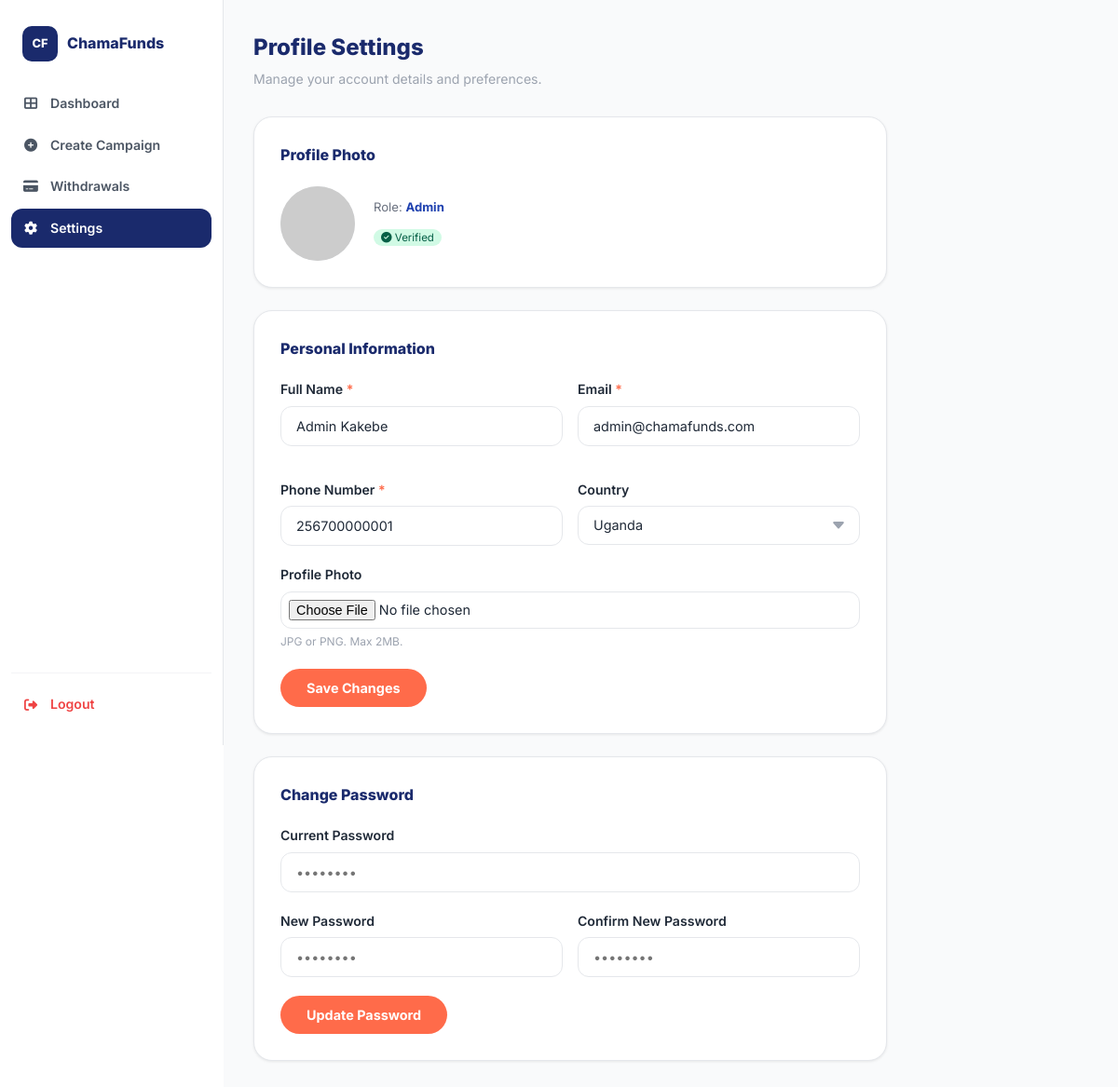
The app's page /profile.php (signed in) with its own data.
### tables this page shows
CREATE TABLE `users` (
  `user_id` int(11) NOT NULL,
  `full_name` varchar(100) NOT NULL,
  `email` varchar(100) NOT NULL,
  `phone` varchar(20) NOT NULL,
  `password_hash` varchar(255) NOT NULL,
  `role` enum('admin','campaigner','donor') NOT NULL DEFAULT 'donor',
  `country` varchar(50) DEFAULT NULL,
  `avatar_url` varchar(255) DEFAULT NULL,
  `is_active` tinyint(1) DEFAULT 1,
  `is_verified` tinyint(1) DEFAULT 0,
  `two_factor_enabled` tinyint(1) DEFAULT 0,
  `last_login` timestamp NULL DEFAULT NULL,
  `created_at` timestamp NOT NULL DEFAULT current_timestamp(),
  `updated_at` timestamp NOT NULL DEFAULT current_timestamp() ON UPDATE current_timestamp()
);

### profile.php (the view, shortened to what this page needs)
<?php
$conn = require_once __DIR__ . '/db/connection.php';
$uid  = (int)$_SESSION['user_id'];
$userRow = $conn->query(
    "SELECT * FROM users WHERE user_id = $uid LIMIT 1"
)->fetch_assoc();
?>
<!DOCTYPE html>
<html lang="en">
<head>
  <link rel="stylesheet" href="https://cdnjs.cloudflare.com/ajax/libs/font-awesome/6.5.0/css/all.min.css" />
  <link rel="stylesheet" href="<?= BASE ?>/css/style.css" />
</head>
<body>
<div class="dashboard-layout">
  <aside class="sidebar">
    <div class="sidebar-brand"><div class="navbar-logo">CF</div><span style="font-weight:800;color:#1A2A6C;">ChamaFunds</span></div>
    <nav class="sidebar-nav">
      <a href="<?= BASE ?>/dashboard.php" class="sidebar-link"><i class="fas fa-th-large"></i>Dashboard</a>
      <a href="<?= BASE ?>/create-campaign.php" class="sidebar-link"><i class="fas fa-plus-circle"></i>Create Campaign</a>
      <a href="<?= BASE ?>/withdraw.php" class="sidebar-link"><i class="fas fa-credit-card"></i>Withdrawals</a>
      <a href="<?= BASE ?>/profile.php" class="sidebar-link active"><i class="fas fa-cog"></i>Settings</a>
    </nav>
    <div class="sidebar-footer"><a href="<?= BASE ?>/api/auth.php?action=logout" class="sidebar-link logout-link"><i class="fas fa-sign-out-alt"></i>Logout</a></div>
  </aside>
  <main class="main-content">
    <div class="page-header"><h1>Profile Settings</h1><p>Manage your account details and preferences.</p></div>
    <div style="max-width:680px;">
      <div class="card" style="padding:28px;margin-bottom:24px;">
        <h2 style="font-weight:800;color:#1A2A6C;margin-bottom:20px;font-size:1rem;">Profile Photo</h2>
        <div style="display:flex;align-items:center;gap:20px;flex-wrap:wrap;">
          <div style="width:80px;height:80px;border-radius:50%;background:#e5e7eb;display:flex;align-items:center;justify-content:center;font-weight:800;font-size:1.5rem;color:#1A2A6C;flex-shrink:0;overflow:hidden;">
            <?php if ($userRow['avatar_url']): ?>
              <img src="<?= htmlspecialchars($userRow['avatar_url']) ?>" style="width:100%;height:100%;object-fit:cover;" alt="Avatar" />
            <?php else: ?>
              <?= strtoupper(substr($userRow['full_name'], 0, 2)) ?>
            <?php endif; ?>
          </div>
          <div>
            <p style="font-size:.82rem;color:#6b7280;margin-bottom:8px;">Role: <strong style="color:<?= $userRow['role'] === 'admin' ? '#1e40af' : ($userRow['role'] === 'campaigner' ? '#6d28d9' : '#065f46') ?>;"><?= ucfirst($userRow['role']) ?></strong></p>
            <?php if ($userRow['is_verified']): ?>
            <span style="font-size:.72rem;background:#d1fae5;color:#065f46;padding:2px 8px;border-radius:99px;"><i class="fas fa-check-circle"></i> Verified</span>
            <?php endif; ?>
          </div>
        </div>
      </div>
      <div class="card" style="padding:28px;margin-bottom:24px;">
        <h2 style="font-weight:800;color:#1A2A6C;margin-bottom:20px;font-size:1rem;">Personal Information</h2>
        <form id="profileForm" enctype="multipart/form-data">
          <div class="grid-2">
            <div class="form-group">
              <label class="form-label">Full Name <span class="required">*</span></label>
              <input type="text" name="full_name" class="form-input" value="<?= htmlspecialchars($userRow['full_name']) ?>" required />
            </div>
            <div class="form-group">
              <label class="form-label">Email <span class="required">*</span></label>
              <input type="email" name="email" class="form-input" value="<?= htmlspecialchars($userRow['email']) ?>" required />
            </div>
            <div class="form-group">
              <label class="form-label">Phone Number <span class="required">*</span></label>
              <input type="tel" name="phone" class="form-input" value="<?= htmlspecialchars($userRow['phone']) ?>" required />
            </div>
            <div class="form-group">
              <label class="form-label">Country</label>
              <select name="country" class="form-input">
                <?php foreach (['Uganda','Kenya','Rwanda','Nigeria','Zambia','Senegal'] as $ctry): ?>
                <option <?= $userRow['country'] === $ctry ? 'selected' : '' ?>><?= $ctry ?></option>
                <?php endforeach; ?>
              </select>
            </div>
          </div>
          <div class="form-group">
            <label class="form-label">Profile Photo</label>
            <input type="file" name="avatar" class="form-input" accept="image/*" style="padding:8px;" />
            <p style="font-size:.75rem;color:#9ca3af;margin-top:4px;">JPG or PNG. Max 2MB.</p>
          </div>
          <button type="submit" id="profileBtn" class="btn btn-primary">Save Changes</button>
        </form>
      </div>
      <div class="card" style="padding:28px;margin-bottom:24px;">
        <h2 style="font-weight:800;color:#1A2A6C;margin-bottom:20px;font-size:1rem;">Change Password</h2>
        <form id="passwordForm">
          <div class="form-group">
            <label class="form-label">Current Password</label>
            <input type="password" name="current_password" class="form-input" placeholder="••••••••" required />
          </div>
          <div class="grid-2">
            <div class="form-group">
              <label class="form-label">New Password</label>
              <input type="password" name="new_password" id="newPw" class="form-input" placeholder="••••••••" required />
            </div>
            <div class="form-group">
              <label class="form-label">Confirm New Password</label>
              <input type="password" name="confirm_password" id="confirmPw" class="form-input" placeholder="••••••••" required />
            </div>
          </div>
          <button type="submit" id="pwBtn" class="btn btn-primary">Update Password</button>
        </form>
      </div>
    </div>
  </main>
</div>
</body>
</html>

### css/style.css (style rules this page uses)
:root { --navy: #1A2A6C; --navy-dark: #111d4e; --coral: #FF6B4A; --coral-dark: #e85a3a; --gray-50: #f9fafb; --gray-100: #f3f4f6; --gray-200: #e5e7eb; --gray-400: #9ca3af; --gray-500: #6b7280; --gray-600: #4b5563; --gray-800: #1f2937; --gray-900: #111827; --green-500: #10b981; --yellow-400: #facc15; --white: #ffffff; --shadow-sm: 0 1px 3px rgba(0,0,0,.08); --shadow-md: 0 4px 16px rgba(26,42,108,.10); --shadow-lg: 0 8px 32px rgba(26,42,108,.14); --radius-sm: 8px; --radius-md: 12px; --radius-lg: 20px; --radius-xl: 28px; --max-w: 1280px; --transition: all .2s ease; }
*, *::before, *::after { box-sizing: border-box; margin: 0; padding: 0; }
html { scroll-behavior: smooth; }
body { font-family: 'Inter', sans-serif; font-size: 16px; line-height: 1.6; color: var(--gray-800); background: var(--white); }
img { max-width: 100%; display: block; }
a { text-decoration: none; color: inherit; }
button { cursor: pointer; border: none; background: none; font-family: inherit; }
input, select, textarea { font-family: inherit; }
:root { --max-w: 1400px; }
.btn { display: inline-flex; align-items: center; gap: 8px; padding: 12px 28px; border-radius: 99px; font-weight: 700; font-size: .9rem; transition: var(--transition); white-space: nowrap; }
.btn-primary { background: var(--coral); color: var(--white); }
.navbar-logo { width: 38px; height: 38px; background: var(--navy); border-radius: 10px; display: flex; align-items: center; justify-content: center; color: var(--white); font-weight: 800; font-size: .8rem; }
.card { background: var(--white); border-radius: var(--radius-lg); border: 1px solid var(--gray-200); box-shadow: var(--shadow-sm); overflow: hidden; transition: var(--transition); }
.form-group { margin-bottom: 20px; }
.form-label { display: block; font-size: .88rem; font-weight: 600; color: var(--gray-700); margin-bottom: 6px; }
.form-label .required { color: var(--coral); }
.form-input { width: 100%; padding: 12px 16px; border: 1.5px solid var(--gray-200); border-radius: var(--radius-md); font-size: .9rem; color: var(--gray-800); background: var(--white); outline: none; transition: var(--transition); }
select.form-input { appearance: none; background-repeat: no-repeat; background-position: right 14px center; padding-right: 40px; }
.dashboard-layout { display: flex; min-height: 100vh; padding-top: 0; }
.sidebar { width: 240px; flex-shrink: 0; background: var(--white); border-right: 1px solid var(--gray-200); position: sticky; top: 0; height: 100vh; display: flex; flex-direction: column; padding: 20px 12px; overflow-y: auto; }
.sidebar-brand { display: flex; align-items: center; gap: 10px; padding: 8px 12px 24px; }
.sidebar-nav { flex: 1; }
.sidebar-link { display: flex; align-items: center; gap: 12px; padding: 10px 12px; border-radius: var(--radius-md); font-size: .88rem; font-weight: 600; color: var(--gray-600); transition: var(--transition); margin-bottom: 2px; }
.sidebar-link.active { background: var(--navy); color: var(--white); }
.sidebar-link i { width: 18px; text-align: center; }
.sidebar-footer { border-top: 1px solid var(--gray-100); padding-top: 12px; }
.sidebar-footer .logout-link { color: #ef4444; }
.main-content { flex: 1; background: var(--gray-50); padding: 32px; min-width: 0; }
.page-header { margin-bottom: 28px; }
.page-header h1 { font-size: 1.5rem; font-weight: 800; color: var(--navy); }
.page-header p { color: var(--gray-400); font-size: .88rem; margin-top: 4px; }
.grid-2 { display: grid; grid-template-columns: 1fr 1fr; gap: 16px; }

### records on screen
users: role "Admin", full_name "Admin Kakebe", email "admin@chamafunds.com", phone "256700000001", country "Uganda"
